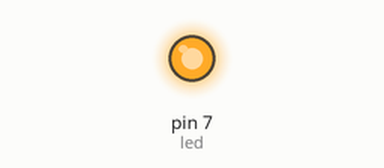
Bench run of a sketch on a simulated Arduino Uno, built with avr-gcc and run on an emulated ATmega328P. On the bench: output pins drawn as LEDs (lit = HIGH). Random numbers use the default seed unless the sketch sets one; no radio packets arrive unless stated.

Above: at 0.1 s.
At 37.9 s:
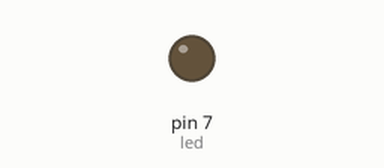
Timing chart, 0 to 40.0 s (numbered marks = the images above):
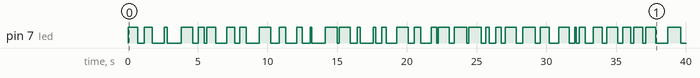

The sketch:

v.1.0.0.ino
```cpp
#include <SPI.h>
#include <RF24.h>

RF24 radio(9, 10); // можно использовать любые
const uint32_t pipe = 123456789; // адрес

float Damage = 4010;

int led = 7;

int time_ = 0;


void setup()
{
  pinMode(led, OUTPUT);

  radio.begin();
  delay(2);
  radio.setChannel(9);
  radio.setDataRate(RF24_1MBPS); // скорость обмена данными RF24_1MBPS или RF24_2MBPS
  radio.setPALevel(RF24_PA_MIN);
  radio.openWritingPipe(pipe); // открыть канал на отправку
}

void loop()
{
  time_ = random(100,1000);

  digitalWrite(led, HIGH);   // turn the LED on (HIGH is the voltage level)

  radio.write(&Damage,4);

  delay(time_);             // wait for a second

  time_ = random(100,1000);

  digitalWrite(led, LOW);    // turn the LED off by making the voltage LOW
  delay(time_);

}
```

Measured:
- by itself, pin 7 (led): LOW → HIGH at 0.01 s, → LOW 0.71 s later, → HIGH 0.45 s later, → LOW 0.57 s later, … (74 changes in this stretch)
